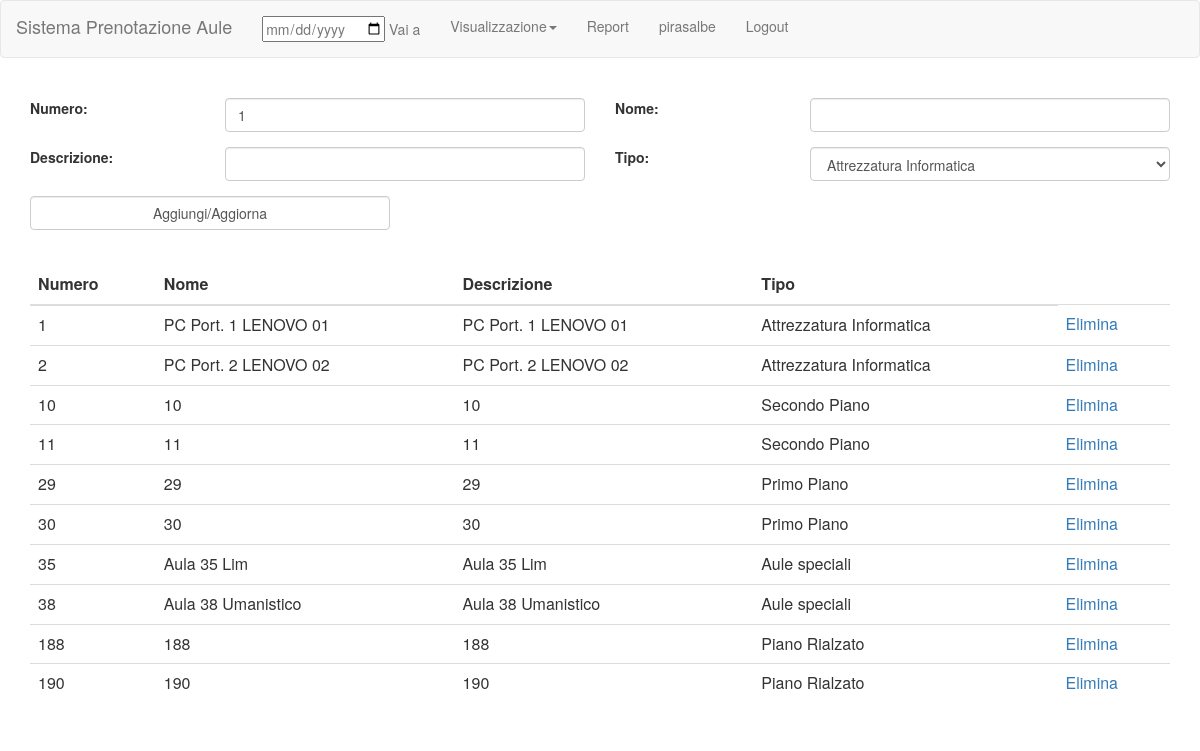
/admin/rooms.php (signed in), run on the app's committed database.
### tables this page shows
CREATE TABLE `aula` (
  `numero` int(11) NOT NULL,
  `nome` varchar(20) NOT NULL,
  `descrizione` varchar(20) DEFAULT NULL,
  `type` enum('Attrezzatura Informatica','Aule speciali','Piano Rialzato','Primo Piano','Secondo Piano') NOT NULL
);

### script/sql.php (called while the page is built, shortened)
<?php
	include("recursive.php");
	function init() {
		$servername = "localhost";
		$username = "root";
		$password = "";
		$dbname = "aule";
		$conn = new mysqli($servername, $username, $password, $dbname);
		return $conn;
	}
	function rooms(){
		$sql = "SELECT *
			FROM aula";
		$conn = init();
		$result = null;
		if ($stmt = $conn->prepare($sql)) {
			$stmt->execute();
			$result = $stmt->get_result();
		}
		return $result;
	}
?>

### admin/rooms.php (the view, shortened to what this page needs)
<?php
	include("../script/sql.php");
?>
<html>
	<head>
		<?php printHeader(); ?>
	</head>
	<body>
		<?php printNavbar(true); ?>
		<br>
		<div class="container">
			<form action="../script/addRoom">
				<div class="row form-group">
					<div class="col-sm-2">
						<label for="numero">Numero: </label>
					</div>
					<div class="col-sm-4">
						<input name="numero" type="number" value="1" class="form-control" min="1">
					</div>
					<div class="col-sm-2">
						<label for="name">Nome: </label>
					</div>
					<div class="col-sm-4">
						<input name="name" class="form-control" maxlength="20">
					</div>
				</div>
				<div class="row form-group">
					<div class="col-sm-2">
						<label for="descrizione">Descrizione: </label>
					</div>
					<div class="col-sm-4">
						<input name="descrizione" class="form-control" maxlength="20">
					</div>
					<div class="col-sm-2">
						<label for="type">Tipo: </label>
					</div>
					<div class="col-sm-4">
						<select name="type" class="form-control">
							<option value="Attrezzatura Informatica">Attrezzatura Informatica</option>
						</select>
					</div>
				</div>
				<div class="row form-group">
					<div class="col-sm-4">
						<button type="submit" class="form-control">
							Aggiungi/Aggiorna
						</button>
					</div>
				</div>
			</form>
		</div>
		<br>
		<div class="container">
			<div class="table-responsive">
				<table class="table">
					<thead>
						<tr>
							<th>Numero</th>
							<th>Nome</th>
							<th>Descrizione</th>
							<th>Tipo</th>
						</tr>
					</thead>
					<tbody>
						<?php
							$result = rooms();
							if(isset($result) && $result != null) {
								while ($row = $result->fetch_assoc()) {
									echo "<tr>
											<td>" . $row["numero"] . "</td>
											<td>" . $row['nome'] . "</td>
											<td>" . $row["descrizione"] . "</td>
											<td>" . $row["type"] . "</td>
											<td><a href='../script/deleteRoom?numero=" . $row["numero"] . "'>Elimina</a></td>
										</tr>";
								}
							}
						?>
					</tbody>
				</table>
			</div>
		</div>
	</body>
</html>

### script/recursive.php (shortened to what this page needs)
<?php
	$logged = 0;
	if(isset($_SESSION['user']))
		$logged='1';
	function printNavbar($admin){
		global $logged;
		if($admin)
			$admin = "../";
		else
			$admin = "";
		$user = "Area Riservata";
		$log = "Login";
		if($logged == 1){
			$log = "Logout";
			$user = $_SESSION['user'];
		}
		echo "
			<nav class='navbar navbar-default'>
				<div class='container-fluid'>
					<div class='navbar-header'>
						<a class='navbar-brand' href='" . $admin . "index.php'>Sistema Prenotazione Aule</a>
					</div>
					<ul class='nav navbar-nav'>
						<li><a href='" . $admin . "#'><input type='date' name='data'> Vai a</a></li>
						<li class='dropdown'>
							<a class='dropdown-toggle' data-toggle='dropdown' href='#'>Visualizzazione<span class='caret'></span></a>
							<ul class='dropdown-menu'>
								<li><a href='" . $admin . "#'>Giorni</a></li>
								<li><a href='" . $admin . "#'>Settimane</a></li>
								<li><a href='" . $admin . "#'>Mesi</a></li>
							</ul>
						</li>
						<li><a href='" . $admin . "report'>Report</a></li>
						<li><a href='" . $admin . "private'>" . $user . "</a></li>
						<li><a href='" . $admin . "login'>" . $log . "</a></li>
					</ul>
				</div>
			</nav>";
	}
	function printHeader(){
		echo "<meta charset='utf-8'>
		<meta name='viewport' content='width=device-width, initial-scale=1'>
		<link rel='stylesheet' href='https://maxcdn.bootstrapcdn.com/bootstrap/3.3.7/css/bootstrap.min.css'>
		<link rel='stylesheet' href='style/font-awesome/css/font-awesome.min.css'>
		<script src='https://ajax.googleapis.com/ajax/libs/jquery/3.2.0/jquery.min.js'></script>
		<script src='https://maxcdn.bootstrapcdn.com/bootstrap/3.3.7/js/bootstrap.min.js'></script>";
	}
?>

### data on the page
aula: numero "1", nome "PC Port. 1 LENOVO 01", descrizione "PC Port. 1 LENOVO 01", type "Attrezzatura Informatica"
aula: numero "2", nome "PC Port. 2 LENOVO 02", descrizione "PC Port. 2 LENOVO 02", type "Attrezzatura Informatica"
aula: numero "10", nome "10", descrizione "10", type "Secondo Piano"
aula: numero "11", nome "11", descrizione "11", type "Secondo Piano"
aula: numero "29", nome "29", descrizione "29", type "Primo Piano"
aula: numero "30", nome "30", descrizione "30", type "Primo Piano"
aula: numero "35", nome "Aula 35 Lim", descrizione "Aula 35 Lim", type "Aule speciali"
aula: numero "38", nome "Aula 38 Umanistico", descrizione "Aula 38 Umanistico", type "Aule speciali"
aula: numero "188", nome "188", descrizione "188", type "Piano Rialzato"
aula: numero "190", nome "190", descrizione "190", type "Piano Rialzato"

### other printed values
$user "pirasalbe"
$log "Logout"
